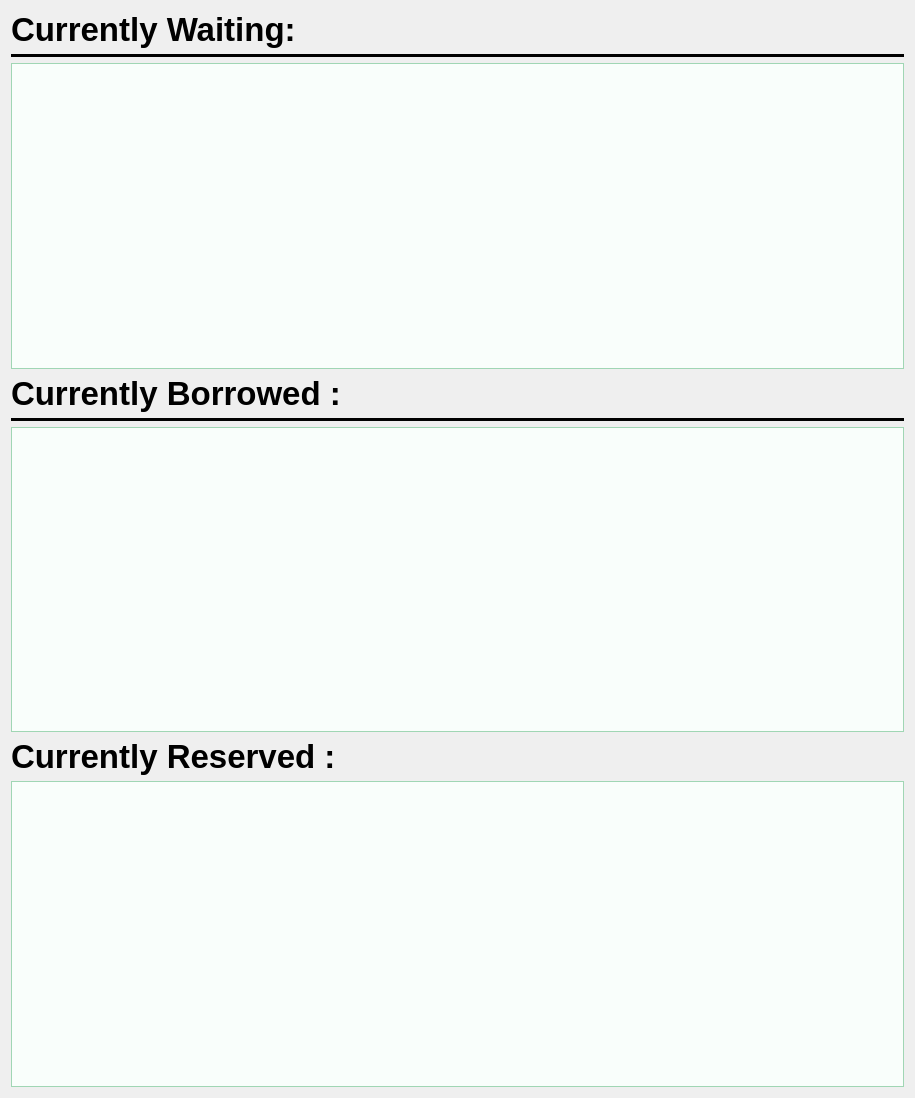
         <widget class="QWidget" name="scrollAreaWidgetContents_4">
          <property name="geometry">
           <rect>
            <x>0</x>
            <y>0</y>
            <width>915</width>
            <height>1098</height>
           </rect>
          </property>
          <layout class="QVBoxLayout" name="verticalLayout_43">
           <item>
            <widget class="QLabel" name="label_11">
             <property name="font">
              <font>
               <pointsize>25</pointsize>
               <bold>true</bold>
              </font>
             </property>
             <property name="text">
              <string>Currently Waiting:</string>
             </property>
            </widget>
           </item>
           <item>
            <widget class="Line" name="line_11">
             <property name="styleSheet">
              <string notr="true">background-color:black;</string>
             </property>
             <property name="orientation">
              <enum>Qt::Orientation::Horizontal</enum>
             </property>
            </widget>
           </item>
           <item>
            <widget class="QTableView" name="CWaiting">
             <property name="minimumSize">
              <size>
               <width>0</width>
               <height>300</height>
              </size>
             </property>
             <property name="styleSheet">
              <string notr="true">   QTableView {
        border: 1px solid #a0d6b4;
        background-color: #f9fefb;
	    border-radius:0px;
        gridline-color: black;
        selection-background-color: #096147;
        selection-color: white;
		color:black;
		font-family:Montserrat;
        font-size: 14px;
    }

    QTableView::item {
        padding: 6px;
        border: none;
		outline:none;
		color:black;
    }

    QTableView::item:hover {
        background-color: #D9EEE1;
        color: black;
    }

    QTableView::item:selected {
        background-color: #c8e6c9;
        color: #2e7d32;
		outline:none;
    }

    QHeaderView::section {
        background-color: #096147;
        color: white;
		font-family: Montserrat;
        font-weight: semi-bold;
        padding: 6px;
        border: 1px solid black;
        font-size: 14px;
    }

    QTableCornerButton::section {
        background-color: #096147;
        border: 1px solid black;
    }</string>
             </property>
             <property name="editTriggers">
              <set>QAbstractItemView::EditTrigger::NoEditTriggers</set>
             </property>
             <property name="selectionMode">
              <enum>QAbstractItemView::SelectionMode::SingleSelection</enum>
             </property>
             <property name="selectionBehavior">
              <enum>QAbstractItemView::SelectionBehavior::SelectRows</enum>
             </property>
             <attribute name="horizontalHeaderStretchLastSection">
              <bool>true</bool>
             </attribute>
            </widget>
           </item>
           <item>
            <widget class="QLabel" name="label_4">
             <property name="font">
              <font>
               <pointsize>25</pointsize>
               <bold>true</bold>
              </font>
             </property>
             <property name="text">
              <string>Currently Borrowed :</string>
             </property>
            </widget>
           </item>
           <item>
            <widget class="Line" name="line_7">
             <property name="styleSheet">
              <string notr="true">background-color:black;</string>
             </property>
             <property name="orientation">
              <enum>Qt::Orientation::Horizontal</enum>
             </property>
            </widget>
           </item>
           <item>
            <widget class="QTableView" name="CBorrowedItems">
             <property name="minimumSize">
              <size>
               <width>0</width>
               <height>300</height>
              </size>
             </property>
             <property name="styleSheet">
              <string notr="true">   QTableView {
        border: 1px solid #a0d6b4;
        background-color: #f9fefb;
	    border-radius:0px;
        gridline-color: black;
        selection-background-color: #096147;
        selection-color: white;
		color:black;
		font-family:Montserrat;
        font-size: 14px;
    }

    QTableView::item {
        padding: 6px;
        border: none;
		outline:none;
		color:black;
    }

    QTableView::item:hover {
        background-color: #D9EEE1;
        color: black;
    }

    QTableView::item:selected {
        background-color: #c8e6c9;
        color: #2e7d32;
		outline:none;
    }

    QHeaderView::section {
        background-color: #096147;
        color: white;
		font-family: Montserrat;
        font-weight: semi-bold;
        padding: 6px;
        border: 1px solid black;
        font-size: 14px;
    }

    QTableCornerButton::section {
        background-color: #096147;
        border: 1px solid black;
    }</string>
             </property>
             <property name="editTriggers">
              <set>QAbstractItemView::EditTrigger::NoEditTriggers</set>
             </property>
             <property name="selectionMode">
              <enum>QAbstractItemView::SelectionMode::SingleSelection</enum>
             </property>
             <property name="selectionBehavior">
              <enum>QAbstractItemView::SelectionBehavior::SelectRows</enum>
             </property>
             <attribute name="horizontalHeaderStretchLastSection">
              <bool>true</bool>
             </attribute>
            </widget>
           </item>
           <item>
            <widget class="QLabel" name="label_37">
             <property name="font">
              <font>
               <pointsize>25</pointsize>
               <bold>true</bold>
              </font>
             </property>
             <property name="text">
              <string>Currently Reserved :</string>
             </property>
            </widget>
           </item>
           <item>
            <widget class="QTableView" name="CReservedItems">
             <property name="minimumSize">
              <size>
               <width>0</width>
               <height>300</height>
              </size>
             </property>
             <property name="styleSheet">
              <string notr="true">   QTableView {
        border: 1px solid #a0d6b4;
        background-color: #f9fefb;
	    border-radius:0px;
        gridline-color: black;
        selection-background-color: #096147;
        selection-color: white;
		color:black;
		font-family:Montserrat;
        font-size: 14px;
    }

    QTableView::item {
        padding: 6px;
        border: none;
		outline:none;
		color:black;
    }

    QTableView::item:hover {
        background-color: #D9EEE1;
        color: black;
    }

    QTableView::item:selected {
        background-color: #c8e6c9;
        color: #2e7d32;
		outline:none;
    }

    QHeaderView::section {
        background-color: #096147;
        color: white;
		font-family: Montserrat;
        font-weight: semi-bold;
        padding: 6px;
        border: 1px solid black;
        font-size: 14px;
    }

    QTableCornerButton::section {
        background-color: #096147;
        border: 1px solid black;
    }</string>
             </property>
             <property name="editTriggers">
              <set>QAbstractItemView::EditTrigger::NoEditTriggers</set>
             </property>
             <property name="selectionMode">
              <enum>QAbstractItemView::SelectionMode::SingleSelection</enum>
             </property>
             <property name="selectionBehavior">
              <enum>QAbstractItemView::SelectionBehavior::SelectRows</enum>
             </property>
             <attribute name="horizontalHeaderStretchLastSection">
              <bool>true</bool>
             </attribute>
            </widget>
           </item>
          </layout>
         </widget>
